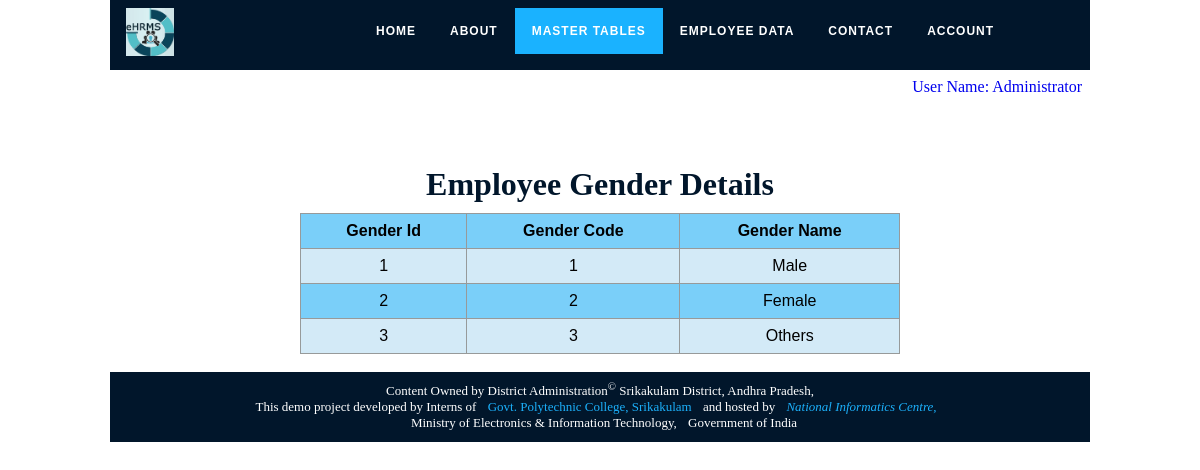
Page /ehrms/gender_view.php (signed in) on the committed database.
### tables this page shows
CREATE TABLE `emp_gender` (
  `gender_id` bigint(20) NOT NULL,
  `gender_code` int(11) NOT NULL,
  `gender_name` varchar(30) NOT NULL,
  `client_ip_address` varchar(20) NOT NULL,
  `record_creation_ts` timestamp NOT NULL DEFAULT current_timestamp(),
  `record_updation_ts` timestamp NOT NULL DEFAULT current_timestamp() ON UPDATE current_timestamp()
);

### ehrms/gender_view.php (the view, shortened to what this page needs)
<html>
<head>
</head>
<body>
<?php include_once('include/db_connection/db_connection.php'); ?>
<h1 class="div-class">Employee Gender Details</h1>
<table class="centered-table">
<tr><th>Gender Id</th><th>Gender Code</th><th>Gender Name</th></tr>
<?php
$sql = "SELECT * FROM emp_gender ORDER BY gender_id ASC";
$result = $conn->query($sql);
if ($result->num_rows > 0) {
  while($row = $result->fetch_assoc()) {
    echo "<tr><td>".$row['gender_id']."</td><td>".$row['gender_code']."</td><td>".$row['gender_name']."</td></tr>";
  }
} else { echo "<tr><td align='center' colspan='4'>(0 Results)</td></tr>"; }
?>
</table>
<br>
<?php include_once('include/php/footer_menu.php'); ?>
</body>
</html>

### rows in the picture
emp_gender: gender_id "1", gender_code "1", gender_name "Male"
emp_gender: gender_id "2", gender_code "2", gender_name "Female"
emp_gender: gender_id "3", gender_code "3", gender_name "Others"

### other values in the picture
$_SESSION["name"] "Administrator"
